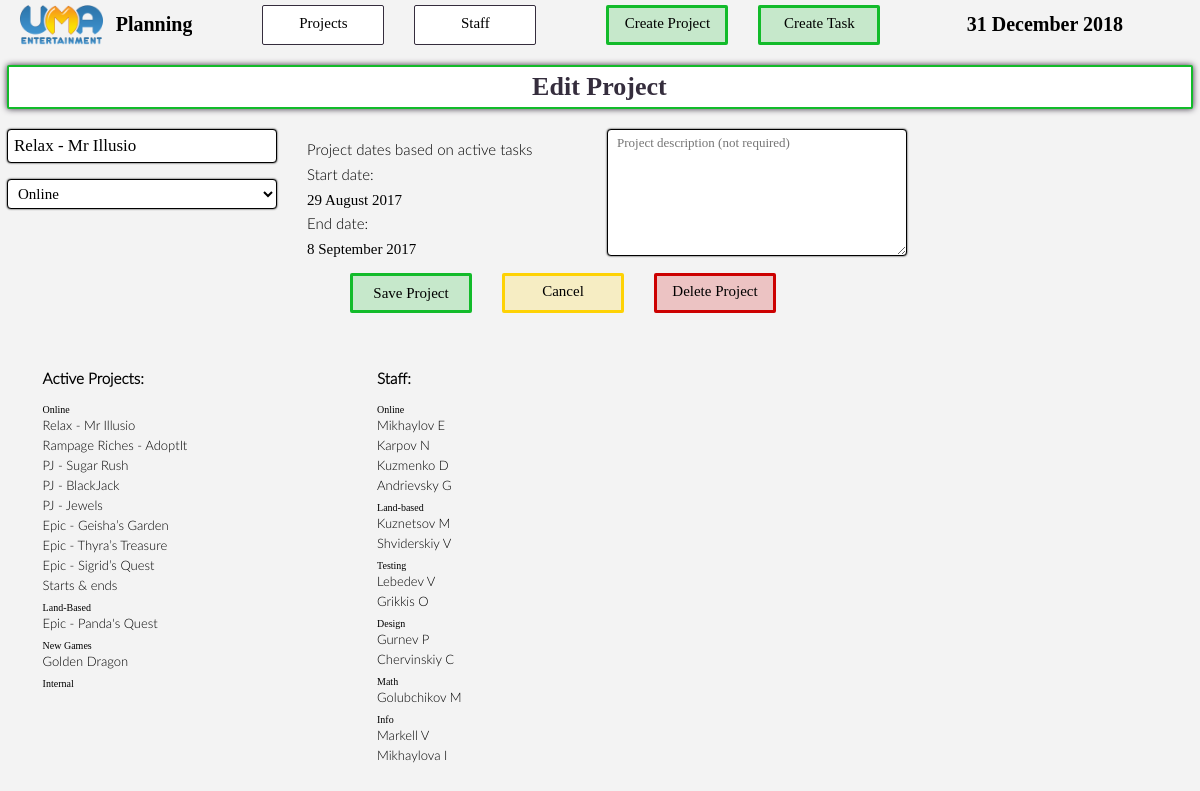
The app's page /edit/project/16/ with its own data.
### plan/models.py (models this page shows, shortened)
class Project(models.Model):
	name = models.CharField(max_length=200)
	stream = models.ForeignKey(Stream, db_index=True, on_delete=models.SET_NULL, null = True)
	dates = models.BooleanField(default = False) #False means that actual tasks are needed to calculate start & end dates. True will take default values if they exist.
	task_start_date = models.DateField(null = True)
	task_end_date = models.DateField(null = True)
	start_date = models.DateField(null = True)
	end_date = models.DateField(null = True)
	active = models.BooleanField(db_index=True, default = True)
	comment = models.CharField(max_length=500, null=True) #let us comment the project and what it is supposed to achieve
	update = models.DateTimeField(default = timezone.now())
	def start(self):
		if self.task_start_date:
			s = self.task_start_date
		else : s = self.start_date
		return s
	def tasks(self):
		if len(Task.objects.filter(project_id = self.id).filter(active = True)) > 0: return len(Task.objects.filter(project_id = self.id).filter(active = True))
		else: return False
	def end(self):
		if self.task_end_date:
			e = self.task_end_date
		else : e = self.end_date
		return e

class Stream(models.Model):
	name = models.CharField(max_length=200)
	def projects(self):
		projects = Project.objects.filter(stream = self)
		return projects

class Department(models.Model):
	name = models.CharField(max_length=200)
	def staff(self):
		staff = Staff.objects.filter(dep = self).filter(active = True)
		return staff

class Staff(models.Model):
	name = models.CharField(max_length=200)
	dep = models.ForeignKey(Department, db_index=True, on_delete=models.CASCADE)
	active = models.BooleanField(db_index=True, default = True)

### plan/views.py (the view)
# urls.py: url(r'^edit/project/(?P<project_id>[0-9]+)/$', views.edit_project, name='edit_project'),
def edit_project(request, project_id):
	project = Project.objects.get(pk = project_id)
	selected = {'project': project,
				'name': project.name,
				'stream': project.stream,
				'comment': project.comment,
				'start_date': project.start(),
				'end_date': project.end(),
				'task_num': project.tasks(),}
	context = {'project_list' : Stream.objects.all(),
				'staff_list' : Department.objects.all(),
				'stream_list': Stream.objects.all(),
				'date': get_date_selection(),
				'selected': selected,
				'edit': project.id,
				'timestamp': timezone.now().timestamp(),
				'today': datetime.date.today(),
				}
	return render(request, 'plan/create_project.html', context)

### plan/gen_cal.py (called while the page is built)
def get_date_selection():
	d = [1,2,3,4,5,6,7,8,9,10,11,12,13,14,15,16,17,18,19,20,21,22,23,24,25,26,27,28,29,30,31]
	y = [2017, 2018, 2019]
	m = [{'num': 1, 'str': 'Jan',},
	{'num': 2, 'str': 'Feb',},
	{'num': 3, 'str': 'Mar',},
	{'num': 4, 'str': 'Apr',},
	{'num': 5, 'str': 'May',},
	{'num': 6, 'str': 'Jun',},
	{'num': 7, 'str': 'Jul',},
	{'num': 8, 'str': 'Aug',},
	{'num': 9, 'str': 'Sep',},
	{'num': 10, 'str': 'Oct',},
	{'num': 11, 'str': 'Nov',},
	{'num': 12, 'str': 'Dec',},]
	date = {'dates': d, 'months': m, 'years': y}
	return date

### plan/templates/plan/create_project.html (shortened to what this page needs)
{% load static %}
<link rel="stylesheet" type="text/css" href="{% static 'plan/style.css' %}"/>
<link rel="stylesheet" type="text/css" href="{% static 'plan/style2.css' %}"/>
<div class="header">
	<div class="header_logo">
		<a href="{% url 'plan:index' %}"><img class="logo" src="{% static 'plan/images/logo_uma.png' %}"/></a>
		<div class="logo_text bold">Planning</div>
	</div>
	<div class="header_logo header_menu">
		<div class="header_title regular">Projects</div>
	</div>
	<div class="header_logo header_menu" style="margin-right: 70px;">
		<div class="header_title regular">Staff</div>
	</div>
	<a href="{% url 'plan:create_project' %}">
		<div class="header_logo header_menu header_create">
			<div class="header_title regular">Create Project</div>
		</div>
	</a>
	<a href="{% url 'plan:create_task' 0 0 %}">
		<div class="header_logo header_menu header_create" style="margin-right: 70px;">
			<div class="header_title regular">Create Task</div>
		</div>
	</a>
	<div class="header_logo header_date">
		<div class="logo_text bold">{{ today|date:"j F Y" }}</div>
	</div>
</div>
<div class="page_object_header" style="border-color: #12bb2a;">
	<h3 class="bold page_object_header_section"></h3>
	<h1 class="bold page_object_header_section">{% if edit %}Edit Project{% else %}Create New Project{% endif %}</h1>
	<h3 class="bold page_object_header_section"></h3>
</div>
<form action="{% url 'plan:submit_project' %}" method="post">
<div class="form_section">
	<input class="form_style{% if errors.name %} input_error{% endif %}" type="text" name="name" placeholder="project title" {% if selected.name %}value="{{ selected.name }}"{% endif %}/>
	{% if stream_list %}
	<select class="form_style{% if errors.stream %} input_error{% endif %}" id="st_select" name="stream" required >
		{% for stream in stream_list %}
			<option value="{{ stream.id }}" {% if selected.stream and selected.stream.id == stream.id %}selected="selected"{% endif %}>{{ stream.name }}</option>
		{% endfor %}
	</select>
	{% endif %}
</div>
<div class="form_section">
{% if not selected.project.tasks %}
	<div class="form_style_date_title">Select start date:</div>
	<select class="form_style form_style_date{% if errors.start_date %} input_error{% endif %}" name="start_date_day" required>
		<option>Date</option>
		{% for d in date.dates %}
			<option value="{{ d }}" {% if selected.start_date.day == d %}selected="selected"{% endif %}>{{ d }}</option>
		{% endfor %}
	</select>
	<select class="form_style form_style_date{% if errors.start_date %} input_error{% endif %}" name="start_date_month" required>
		<option>Month</option>
		{% for m in date.months %}
			<option value="{{ m.num }}" {% if selected.start_date.month == m.num %}selected="selected"{% elif not selected.start_date.month and today.month == m.num %}selected="selected"{% endif %}>{{ m.str }}</option>
		{% endfor %}
	</select>
	<select class="form_style form_style_date{% if errors.start_date %} input_error{% endif %}" name="start_date_year" required>
		<option>Year</option>
		{% for y in date.years %}
			<option value="{{ y }}" {% if selected.start_date.year == y %}selected="selected"{% elif not selected.start_date.year and today.year == y %}selected="selected"{% endif %}>{{ y }}</option>
		{% endfor %}
	</select>
	<br />
	<div class="form_style_date_title">Select end date:</div>
	<select class="form_style form_style_date{% if errors.end_date %} input_error{% endif %}" name="end_date_day" required>
		<option>Date</option>
		{% for d in date.dates %}
			<option value="{{ d }}" {% if selected.end_date.day == d %}selected="selected"{% endif %}>{{ d }}</option>
		{% endfor %}
	</select>
	<select class="form_style form_style_date{% if errors.end_date %} input_error{% endif %}" name="end_date_month" required>
		<option>Month</option>
		{% for m in date.months %}
			<option value="{{ m.num }}" {% if selected.end_date.month == m.num %}selected="selected"{% elif not selected.end_date.month and today.month == m.num %}selected="selected"{% endif %}>{{ m.str }}</option>
		{% endfor %}
	</select>
	<select class="form_style form_style_date{% if errors.end_date %} input_error{% endif %}" name="end_date_year" required>
		<option>Year</option>
		{% for y in date.years %}
			<option value="{{ y }}" {% if selected.end_date.year == y %}selected="selected"{% elif not selected.end_date.year and today.year == y %}selected="selected"{% endif %}>{{ y }}</option>
		{% endfor %}
	</select>
	<br />
	<br />
{% elif selected.project.tasks %}
	<div class="form_style_date_title light">Project dates based on active tasks</div>
	<div class="form_style_date_title">Start date:</div>
	<div class="form_style_date_title bold">{{ selected.project.start|date:"j F Y" }}</div>
	<div class="form_style_date_title">End date:</div>
	<div class="form_style_date_title bold">{{ selected.project.end|date:"j F Y" }}</div>
{% endif %}
</div>
<div class="form_section">
	<textarea class="form_style form_style_textarea" rows=5 cols=30 name="comment" placeholder="Project description (not required)"></textarea>
</div>
<br/>
<br/>
<div class="header" style="clear: both; height: auto; overflow: hidden;">
	<div class="button_wrap" style="{% if edit and selected.project %}width: 500px; margin-left: -250px;{% else %}width: 152px; margin-left: -61px;{% endif %}">
		<div class="header_logo header_menu header_create" style="padding: 0;">
			<input class="header_title regular button" type="submit" value="{% if edit %}Save {% else %}Create {% endif %}Project" />
		</div>
		{% if edit and selected.project %}
			<a href="{% url 'plan:project' selected.project.id 0 %}">
				<div class="header_logo header_menu header_edit">
					<div class="header_title regular button">Cancel</div>
				</div>
			</a>
			<div class="header_logo header_menu header_delete" onclick="getElementById('delete_window').style.display='block'">
				<div class="header_title regular">Delete Project</div>
			</div>
		{% endif %}
	</div>
</div>
</form>
<div class="lists_wrapper">
	<div class="list">
		<h3>Active Projects:</h3>
		{% if project_list %}
		<ul>
			{% for stream in project_list %}
			<li class="bottom_list_title bold">{{ stream.name }}</li>
				{% for project in stream.projects %}
					<li><a class="bottom_list_link" href="{% url 'plan:project' project.id 0 %}">{{ project.name }}</a></li>
				{% endfor %}
			{% endfor %}
		</ul>
	</div>
	<div class="list">
		{% endif %}
		<h3>Staff:</h3>
		{% if staff_list %}
		<ul>
			{% for dep in staff_list %}
			<li class="bottom_list_title bold">{{ dep.name }}</li>
				{% for staff in dep.staff %}
					<li><a class="bottom_list_link" href="{% url 'plan:staff' staff.id %}">{{ staff.name }}</a></li>
				{% endfor %}
			{% endfor %}
		</ul>
		{% endif %}
	</div>
</div>

### plan/static/plan/style.css (style rules this page uses)
input { color: inherit; }
.regular { font-family: 'LatoWeb'; }
.bold { font-family: 'LatoWebSemibold'; }
.light { font-family: 'LatoWebLight'; }
li { list-style: none; }
ul { margin: 0;padding: 0; }
a { text-decoration: none; color: inherit; cursor: pointer; }
.lists_wrapper { position: relative; width: 100%; height: auto; overflow: hidden; padding: 10px 3%; box-sizing: border-box; }
.list { position: relative; float: left; width: 30%; }
.list > ul > li { margin-bottom: 4px; }
.header { position: relative; height: 40px; width: 100%; margin-top: 5px; }
.header_logo { position: relative; height: 40px; width: auto; float: left; margin-right: 70px; overflow: hidden; cursor: pointer; }
.header_menu { padding: 9px 10px; box-sizing: border-box; border: 1px solid #352d3d; border-radius: 2px; margin-right: 30px; width: 122px; background-color: white; }
.logo { position: relative; float: left; height: 100%; }
.logo_text { position: relative; float: left; margin-top: 8px; font-size: 20px; font-weight: bold; }
.header_title { position: relative; height: 100%; text-align: center; font-size: 15px; }
.header_create { background: rgba(18,187,42,0.2); padding: 7px 10px; border: 3px solid #12bb2a; box-sizing: border-box; }
.header_date { float: right; cursor: default; }
.header_delete { background: rgba(204,0,0,0.2); padding: 7px 3px; border: 3px solid #cc0000; box-sizing: border-box; }
.header_edit { background: rgba(254,210,4,0.2); padding: 7px 10px; border: 3px solid #fed204; box-sizing: border-box; }
.form_section { position: relative; float: left; min-width: 250px; max-width: 300px; width: 30%; }
.form_style { font-size: 15px; background: white; border: 1px black solid; border-radius: 4px; box-shadow: 0 0 2px black; padding: 5px 6px; height: 30px; width: 90%; font-family: 'LatoWeb'; }
input.form_style { height: 34px; font-size: 17px; font-family: 'LatoWebSemibold'; }
.form_style_date_title { font-size: 15px; margin-bottom: 5px; margin-top: 7px; }
.form_style_date_title:first-of-type { margin-top: 13px; }
.form_style_textarea { width: 100%; height: 127px; padding: 5px 9px; font-size: 13px; }
.bottom_list_link { cursor: pointer; }
.bottom_list_title { margin-top: 7px; font-size: 10px; }
.page_object_header { position: relative; width: 100%; height: 44px; margin: 20px 0; color: #352d3d; background-color: white; box-shadow: 0 0 6px #352d3d; box-sizing: border-box; border: 2px solid #ef4949; border-radius: 2px; }
.page_object_header_section { position: relative; float: left; width: 33.3%; height: 100%; line-height: 40px; margin: 0; text-align: center; }
.button { cursor: pointer; background: none; border: none; padding: 0 0 0 0; align-items: normal; width: 100%; }
.button_wrap { position: relative; left: 50%; margin-top: 10px; margin-bottom: 20px; height: 40px; }

### records on screen
Project: name "Relax - Mr Illusio", project.start "29 August 2017", project.end "8 September 2017"
Stream: name "Online"
Project: name "Rampage Riches - AdoptIt"
Project: name "PJ - Sugar Rush"
Project: name "PJ - BlackJack"
Project: name "PJ - Jewels"
Project: name "Epic - Geisha’s Garden"
Project: name "Epic - Thyra’s Treasure"
Project: name "Epic - Sigrid’s Quest"
Project: name "Starts & ends"
Stream: name "Land-Based"
Project: name "Epic - Panda's Quest"
Stream: name "New Games"
Project: name "Golden Dragon"
Stream: name "Internal"
Department: name "Online"
Staff: name "Mikhaylov E"
Staff: name "Karpov N"
Staff: name "Kuzmenko D"
Staff: name "Andrievsky G"
Department: name "Land-based"
Staff: name "Kuznetsov M"
Staff: name "Shviderskiy V"
Department: name "Testing"
Staff: name "Lebedev V"
Staff: name "Grikkis O"
Department: name "Design"
Staff: name "Gurnev P"
Staff: name "Chervinskiy C"
Department: name "Math"
Staff: name "Golubchikov M"
Department: name "Info"
Staff: name "Markell V"
Staff: name "Mikhaylova I"

### other values on screen
form field stream "Online"
